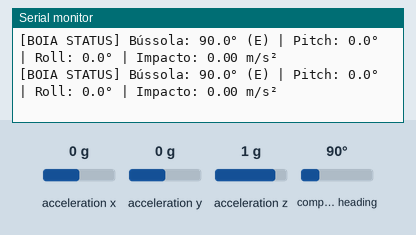
A sketch run on a simulated ESP32. Parts: the last lines printed to the serial monitor. The inputs (shaded band) are chosen by the test bench; at power-on: compass heading 90°, acceleration x 0 g, acceleration y 0 g, acceleration z 1 g.

Above: at 1.2 s.
1.3 s: compass heading set to 7°
At 2.0 s:
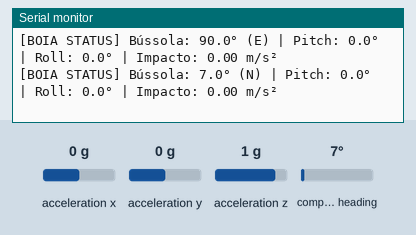
3.5 s: compass heading set to 180°
At 4.0 s:
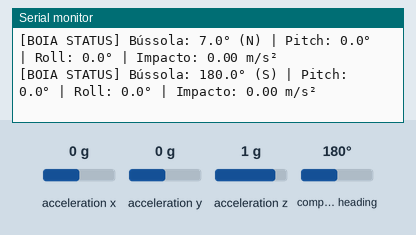
5.6 s: compass heading set to 269°
At 6.1 s:
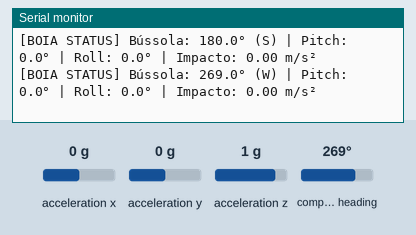
7.6 s: acceleration x set to -1.4 g
At 8.2 s:
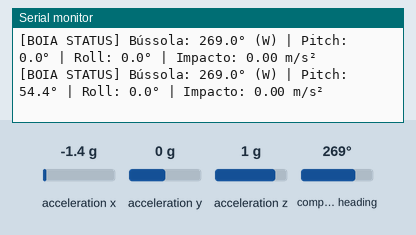
9.1 s: acceleration y set to -1.4 g
At 12.86 s:
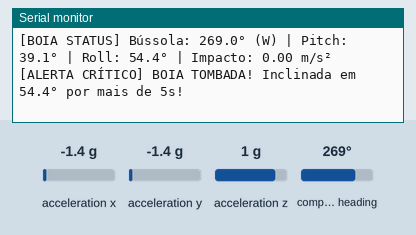
13.6 s: acceleration z set to 1.4 g
At 13.84 s:
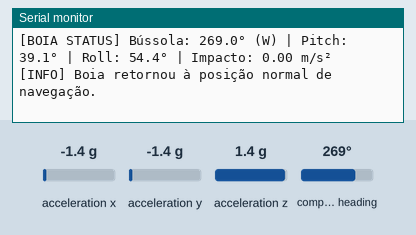
Timing chart, 0 to 16.1 s (numbered marks = the images above; inputs shaded):
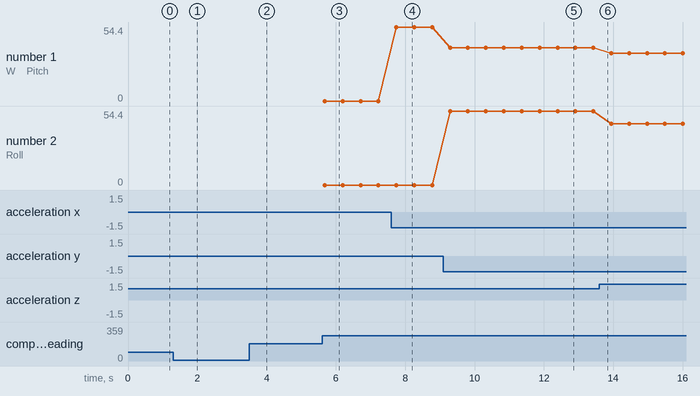

The sketch:

MCU055-giroscopio.ino
```cpp
#include <Wire.h>
#include <Adafruit_Sensor.h>
#include <Adafruit_BNO055.h>
#include <utility/imumaths.h>

/////////////////////////// Configurações e Limites de Segurança da Boia/////////////////////////////////
#define LIMITE_INCLINACAO_GRAUS  45.0f   // Ângulo máximo de inclinação seguro
#define TEMPO_INCLINADO_MS       5000    // Tempo limite inclinado antes do alerta
#define LIMITE_IMPACTO_MS2       25.0f   // Limite de aceleração linear em m/s² (~2.5G)

TwoWire I2C_BNO = TwoWire(1);
Adafruit_BNO055 bno = Adafruit_BNO055(55, 0x28, &I2C_BNO);

// Converte o ângulo da bússola em ponto cardeal
const char* getDirecaoCardeal(float deg) {
  if (deg >= 337.5 || deg < 22.5)  return "N";
  if (deg >= 22.5  && deg < 67.5)  return "NE";
  if (deg >= 67.5  && deg < 112.5) return "E";
  if (deg >= 112.5 && deg < 157.5) return "SE";
  if (deg >= 157.5 && deg < 202.5) return "S";
  if (deg >= 202.5 && deg < 247.5) return "SW";
  if (deg >= 247.5 && deg < 292.5) return "W";
  if (deg >= 292.5 && deg < 337.5) return "NW";
  return "N";
}

/////////////TAREFA FREERTOS MONITORAMENTO E ALERTAS DA BOIA///////////////////////
void taskMonitoramentoBoia(void *parameter) {
  unsigned long inicioInclinacao = 0;
  bool alertaTombamentoAtivo = false;
  unsigned long ultimoRelatorio = 0;

  while (true) {

/////////////////Leitura de Orientação (Bússola / Pitch / Roll)///////////////////////////
    sensors_event_t orientData;
    bno.getEvent(&orientData, Adafruit_BNO055::VECTOR_EULER);

    float bussola = orientData.orientation.x; // 0° a 360° em relação ao Norte
    float pitch   = abs(orientData.orientation.y);
    float roll    = abs(orientData.orientation.z);
    float maiorInclinacao = max(pitch, roll);

//////////////////Leitura de Aceleração Linear (Livre da gravidade)/////////////////
    imu::Vector<3> linAccel = bno.getVector(Adafruit_BNO055::VECTOR_LINEARACCEL);
    float forcaImpacto = sqrt(linAccel.x() * linAccel.x() +
                              linAccel.y() * linAccel.y() +
                              linAccel.z() * linAccel.z());

//////////////////ALERTA 1: IMPACTO / COLISÃO BRUSCA////////////////////////////////
    if (forcaImpacto >= LIMITE_IMPACTO_MS2) {
      Serial.printf("\n[ALERTA CRÍTICO] IMPACTO DETECTADO! Força: %.2f m/s²\n\n", forcaImpacto);
    }

///////////////////ALERTA 2: TOMBAMENTO OU INCLINAÇÃO PROLONGADA///////////////////
    if (maiorInclinacao > LIMITE_INCLINACAO_GRAUS) {
      if (inicioInclinacao == 0) {
        inicioInclinacao = millis();
      } else if (millis() - inicioInclinacao >= TEMPO_INCLINADO_MS) {
        if (!alertaTombamentoAtivo) {
          Serial.printf("\n[ALERTA CRÍTICO] BOIA TOMBADA! Inclinada em %.1f° por mais de 5s!\n\n", maiorInclinacao);
          alertaTombamentoAtivo = true;
        }
      }
    } else {

/////////////////////// Boia voltou à posição normal//////////////////////////////////
      if (alertaTombamentoAtivo) {
        Serial.println("[INFO] Boia retornou à posição normal de navegação.");
      }
      inicioInclinacao = 0;
      alertaTombamentoAtivo = false;
    }

///////////////////////LOG PERIÓDICO (A cada 500ms)///////////////////////////////////
    if (millis() - ultimoRelatorio >= 500) {
      ultimoRelatorio = millis();
      Serial.printf("[BOIA STATUS] Bússola: %.1f° (%s) | Pitch: %.1f° | Roll: %.1f° | Impacto: %.2f m/s²\n",
                    bussola, getDirecaoCardeal(bussola), pitch, roll, forcaImpacto);
    }

    vTaskDelay(pdMS_TO_TICKS(100)); // Executa amostragem interna a 10 Hz
  }
}

//////////////////Função de Inicialização////////////////////////////
bool iniciarMonitoramentoBoia() {
  I2C_BNO.begin(41, 42, 100000); // Pinos 41 e 42

  if (!bno.begin()) {
    Serial.println("Erro: BNO055 não encontrado!");
    return false;
  }

  bno.setExtCrystalUse(true);

  xTaskCreate(taskMonitoramentoBoia, "TaskBoia", 4096, NULL, 1, NULL);
  return true;
}

void setup() {

  Serial.begin(115200);
  iniciarMonitoramentoBoia();
}

void loop() {}
```

Measured:
- after the input at 1.3 s, the serial monitor: prints a new line after 0.25 s (image 1)
- after the input at 3.5 s, the serial monitor: prints a new line after 0.11 s (image 2)
- after the input at 5.6 s, the serial monitor: prints a new line after 0.08 s (image 3)
- after the input at 7.6 s, the serial monitor: prints a new line after 0.14 s (image 4)
- after the input at 9.1 s, the serial monitor: prints a new line after 0.19 s (image 5)
- after the input at 13.6 s, the serial monitor: prints a new line at once (image 6)
- plotted number 1: 0 → 54.4 after the input at 7.6 s, 54.4 → 39.1 after the input at 9.1 s, 39.1 → 35.2 after the input at 13.6 s
- plotted number 2: 54.4 → 45 after the input at 13.6 s
